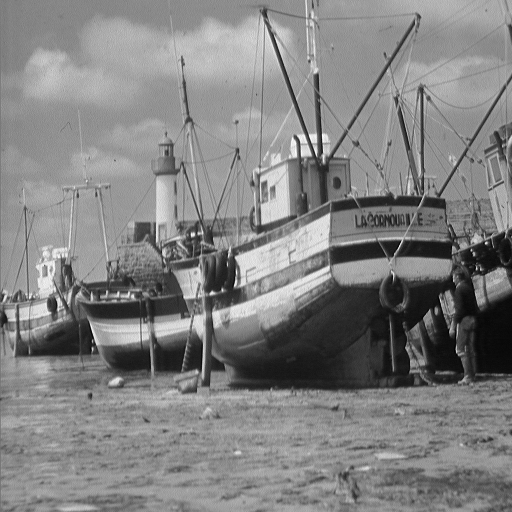
#> input picture CHW4 (2D Wavelet Transform)/Codes/boat.png, 512 x 512 px
$ python Q2.py
#> lines starting #> are read from the running program, lines starting #| are printed output that depends on the picture
import numpy as np
import matplotlib.pyplot as plt
import pywt

# img=plt.imread('fingerprint.png')
img=plt.imread('boat.png')
#> img is the input picture: shape (512, 512) float32; min 0, max 1, mean 0.509

# wavelet=pywt.Wavelet('db4')

coeffs=pywt.wavedec2(img, 'db4', mode=pywt.Modes.periodic, level=3)
#> coeffs = 4 items
rec_org=pywt.waverec2(coeffs, 'db4')


def softmax(x):
    return np.exp(x)/np.sum(np.exp(x))
def normalize(d):
    d_new=d
    for i in range(len(d)):
        d_new[i]=(d[i]/np.abs(d[i]).max())
#> this loop made 70 passes
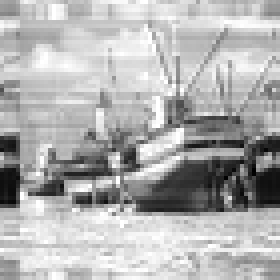
#> d_new: shape (70, 70) float32 (shown 4 times larger); min -0.02, max 1, mean 0.688; drawn with min black and max white

    return d_new
# [4 lines of commented-out code are left out]

coeffs[0]=normalize(coeffs[0])
for level in range(len(coeffs)-1):
    coeffs[level+1]=[normalize(d) for d in coeffs[level+1]]
#> this loop made 3 passes
#> pass 1, in normalize (call 2), `d_new=d`:
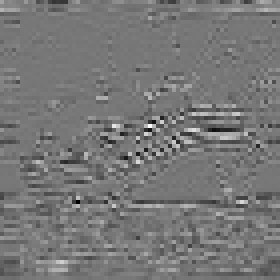
#> d_new: shape (70, 70) float32 (shown 4 times larger); min -1.48, max 1.67, mean -0.00581; drawn with min black and max white
#> pass 1, in normalize (call 3), `d_new=d`:
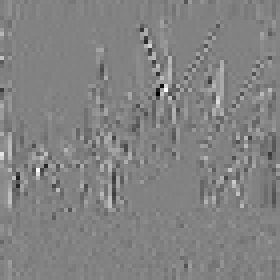
#> d_new: shape (70, 70) float32 (shown 4 times larger); min -2.5, max 2.4, mean 0.00297; drawn with min black and max white
#> pass 1, in normalize (call 4), `d_new=d`:
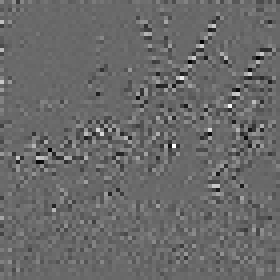
#> d_new: shape (70, 70) float32 (shown 4 times larger); min -0.671, max 0.946, mean -0.000196; drawn with min black and max white
#> pass 2, in normalize (call 5), `d_new=d`:
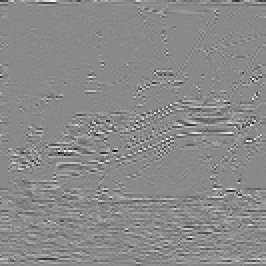
#> d_new: shape (133, 133) float32 (shown 2 times larger); min -0.696, max 0.59, mean 0.000627; drawn with min black and max white

arr, slices = pywt.coeffs_to_array(coeffs)
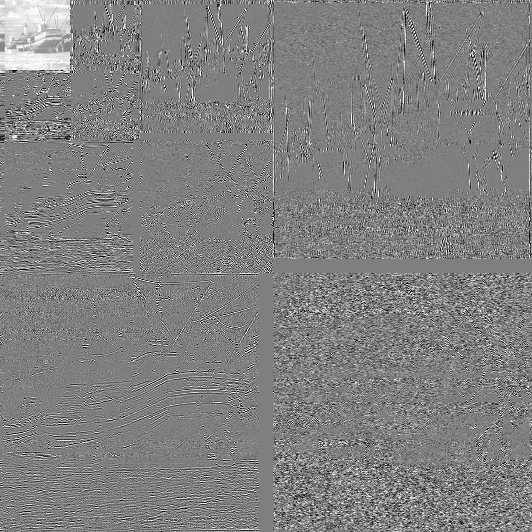
#> arr: shape (532, 532) float32; min -1, max 1, mean 0.0116; drawn with min black and max white
#> slices = 4 items

# [4 lines of commented-out code are left out]

plt.figure(1)
plt.imshow(arr, cmap='gray')

plt.figure(2)
plt.subplot(131)
plt.imshow(img, cmap='gray')
plt.subplot(132)
plt.imshow(rec_org, cmap='gray')
plt.subplot(133)
plt.imshow(rec_org-img, cmap='gray')

def MAE(x):
    return np.sum(np.abs(x))/np.size(x)

print(MAE(rec_org-img))
#| 1.1624047857594633e-07


plt.show()
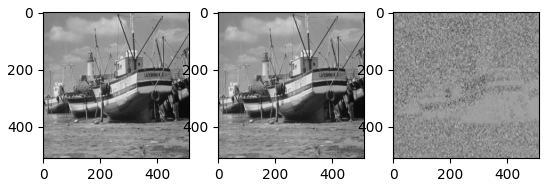
#> figure drawn by matplotlib, 3 panels

$ run again, with CHW4 (2D Wavelet Transform)/Codes/fingerprint.png copied over CHW4 (2D Wavelet Transform)/Codes/boat.png
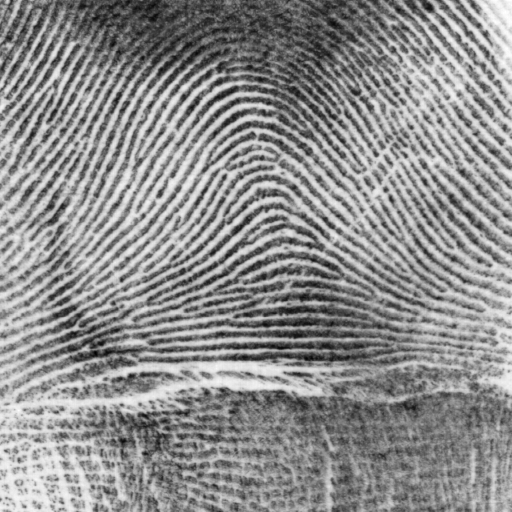
#> input picture CHW4 (2D Wavelet Transform)/Codes/fingerprint.png, 512 x 512 px
#> img is the input picture: shape (512, 512) float32; min 0, max 1, mean 0.555
#> coeffs = 4 items
#> the loop in normalize, `for i in range(len(d)):` made 70 passes
#> the loop `for level in range(len(coeffs)-1):` made 3 passes
#> `arr, slices = pywt.coeffs_to_array(coeffs)`:
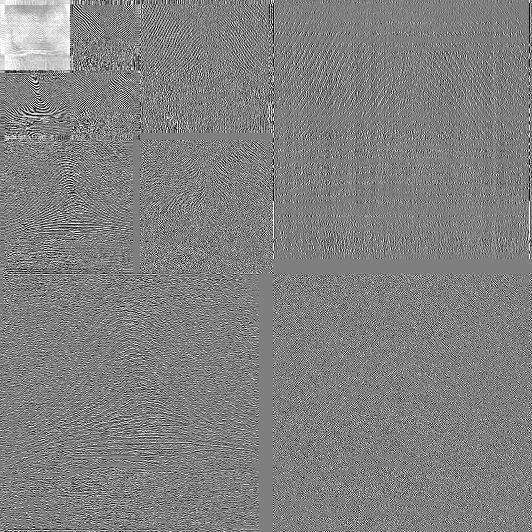
#> arr: shape (532, 532) float32; min -1, max 1, mean 0.0102; drawn with min black and max white
#| 1.2746033917210298e-07
#> `plt.show()`:
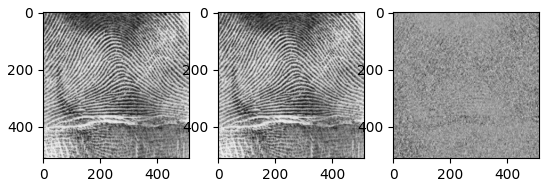
#> figure drawn by matplotlib, 3 panels
